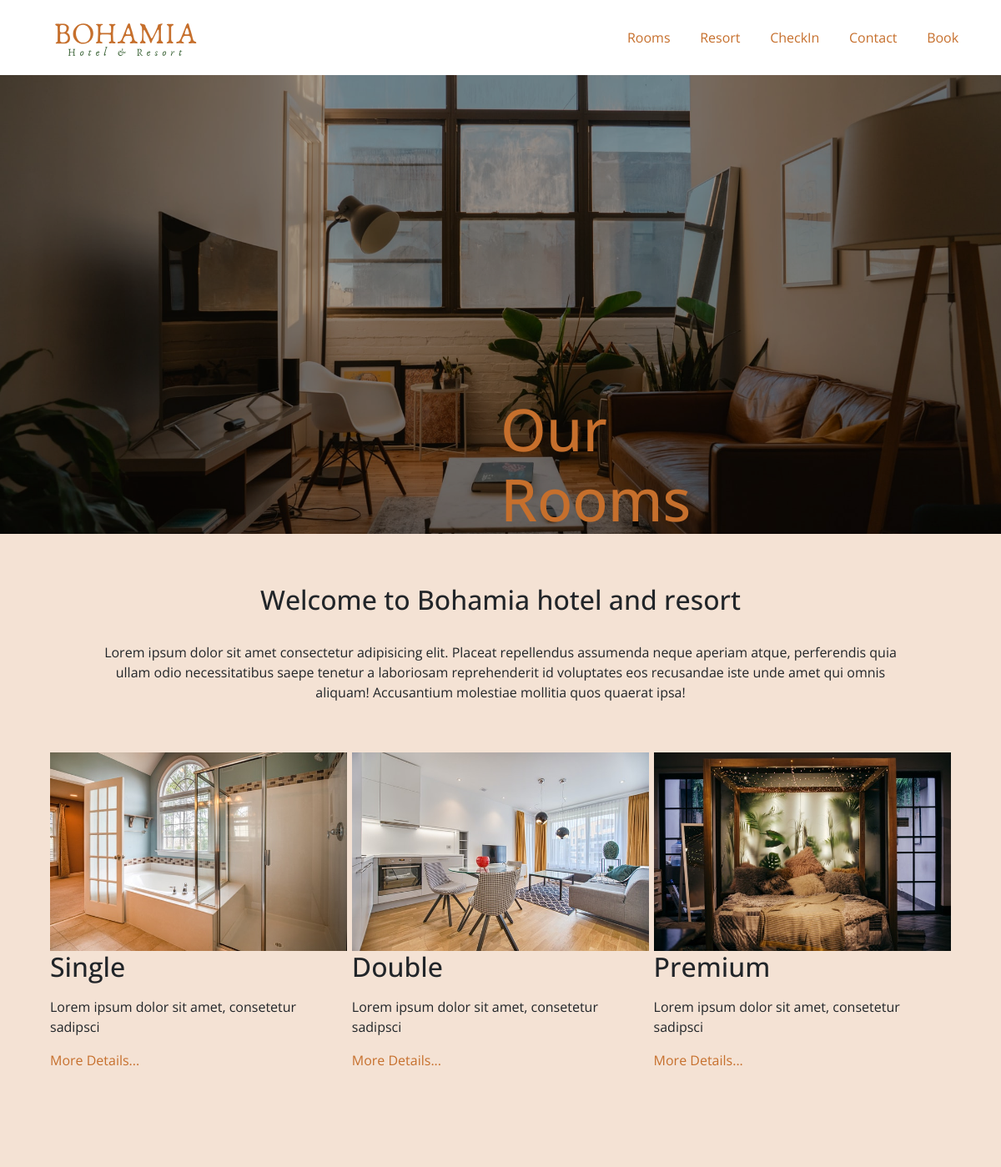
/hotel/rooms/, run on the app's committed database.
### hotel/models.py (models this page shows, shortened)
class Roomtype(models.Model):
    room_type = models.CharField(max_length=9,
                  choices=room_choices,
                  default="single" )
    number=models.IntegerField()
    price_per_night=models.FloatField()
    description=RichTextField(blank=True,null=True)
    amenities=RichTextField(blank=True,null=True)
    image1=models.FileField(null=True)
    image2=models.FileField(null=True)
    image3=models.FileField(null=True)
    image4=models.FileField(null=True)
    def snippet(self):
        return self.description[:50]

### hotel/views.py (the view)
# urls.py: path('rooms/', views.room, name='rooms'),
def room(request):
    rooms=Roomtype.objects.all()
    return render(request,'hotel/rooms.html',{'rooms':rooms})

### hotel/templates/hotel/rooms.html (shortened to what this page needs)
{% extends 'base.html'%}
{% load static %}
{% block content %}
<div class="roomdetailcontainer">
        <div class="roomhead">
          <h1 id="imagetext"> Our Rooms </h1>
        </div>
        <div class="values">
          <h2> Welcome to Bohamia hotel and resort</h2>
          <br>
          <p> Lorem ipsum dolor sit amet consectetur adipisicing elit.
              Placeat repellendus assumenda neque aperiam atque, perferendis
                quia ullam odio necessitatibus saepe tenetur a laboriosam reprehenderit id
                voluptates eos recusandae iste unde amet qui omnis aliquam!
              Accusantium molestiae mollitia quos quaerat ipsa!</p>
        </div>
        <div class="rooms">
          <div class="roomcontainer">
              {% for room in rooms %}
              <div class="roomitem">
                  <figure>
                      <img src="{{room.image2.url}}" alt="Trulli" style="width:100%">
                      <figcaption>
                          <h2> {{room.room_type|title}} </h2>
                          <p>{{room.snippet|safe}}</p>
                          <a href="{% url 'roomdetail' type1=room.room_type %}"><p>More Details...</p></a>
                      </figcaption>
                  </figure>
              </div>
              {% endfor %}
          </div>
        </div>
  </div>
{% endblock %}

### templates/base.html (shortened to what this page needs)
{% load static %}
<!DOCTYPE html>
<html lang="en">
<head>
    <link rel="stylesheet" href="https://cdn.jsdelivr.net/npm/bootstrap@4.0.0/dist/css/bootstrap.min.css">
     <link rel="stylesheet" href="{% static '/css/bohamiastyle.css'%}">
</head>
<body>
    <nav>
            <div class="logo">
                <a href="../../../"><img src="{% static '/images/logo1.svg' %}" alt="logo" width="180px"></a>
            </div>
            <div class="navlinks" id="navlinks">
                    <a href="{% url 'rooms'%}"> Rooms  </a>
                    <a href="#">Resort </a>
                    <a href="{% url 'checkin'%}">CheckIn</a>
                    <a href="#">Contact </a>
                    <a href="{% url 'book'%}" class="bt"> Book </a>
            </div>
    </nav>
    {% block content%}
    {% endblock%}
    <footer>
    </footer
 </body>
</html>

### static/css/bohamiastyle.css (style rules this page uses)
* { padding:0px; margin: 0px; box-sizing: border-box; }
body { font-family: 'Open Sans', sans-serif; }
a { text-decoration: none; color:#c66f2c; }
nav { display: flex; justify-content: space-between; margin:0% 5%; align-items: center; }
.navlinks { display: flex; margin-right: 14%; }
.navlinks a { padding: 0% 7%; }
footer { height:100px; background-color: rgba(198,111,44,.2);; }

### hotel/templates/hotel/rooms.html (style rules this page uses)
.roomhead { background-image: url("/static/images/rooms2.png"); background-position: center; background-repeat: no-repeat; background-size: cover; height: 550px; text-align: center; font-weight: 500; font-size: 50px; color:#c66f2c; position: relative; }
#imagetext { position: absolute; bottom: 0; left: 50%; right: 50%; display:block; margin:auto; font-size: 70px; }
.roomcontainer { display:flex; width: 90%; margin:auto; justify-content: space-between; }
.roomitem { width:33%; }
.values { margin: auto; margin-top: 5%; margin-bottom: 5%; text-align: center; width:80%; }
.roomdetailcontainer { background-color: rgba(198,111,44,.2) }

### data on the page
Roomtype: image2 (picture), room_type "Single", snippet "Lorem ipsum dolor sit amet, consetetur sadipsci"
Roomtype: image2 (picture), room_type "Double", snippet "Lorem ipsum dolor sit amet, consetetur sadipsci"
Roomtype: image2 (picture), room_type "Premium", snippet "Lorem ipsum dolor sit amet, consetetur sadipsci"
